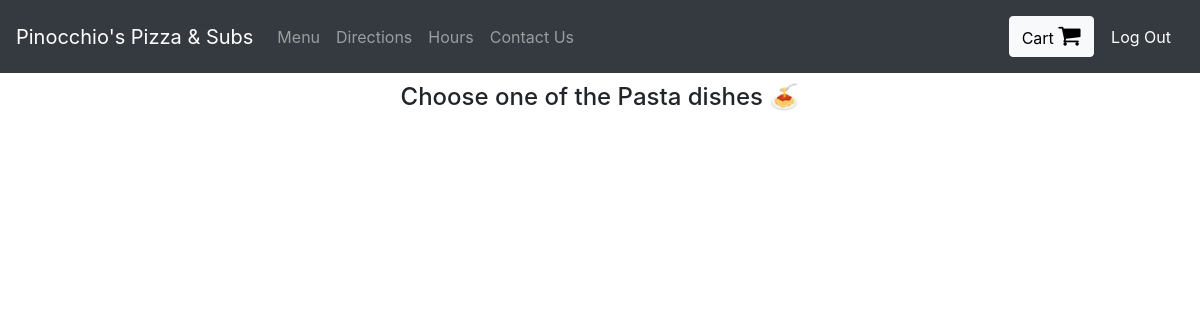
Before: /Pasta (signed in) with the older database file.
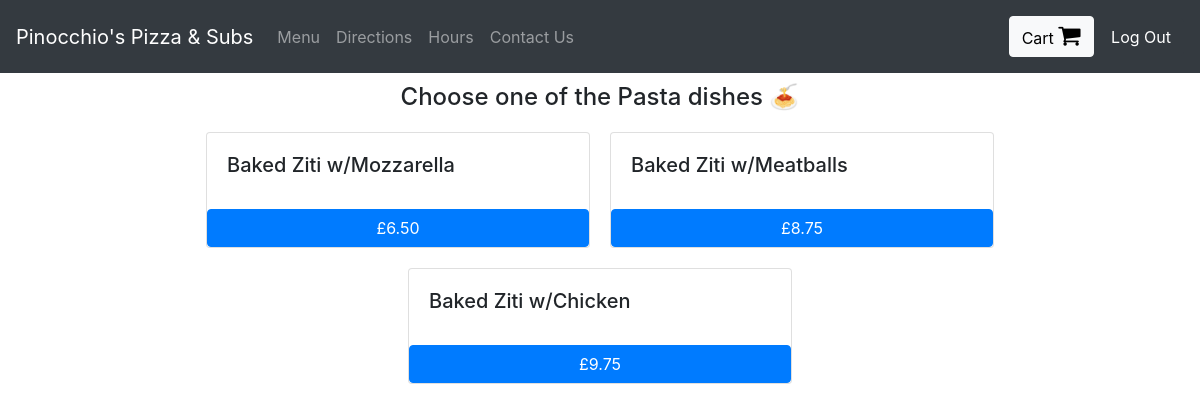
After: the same page with the newer database file.
### orders/models.py (models this page shows)
class Pasta(models.Model):
    dish_name = models.CharField(max_length=200)
    price = models.DecimalField(max_digits=6, decimal_places=2)
    def __str__(self):
        return f"{self.dish_name}"

### orders/views.py (the view)
# urls.py: path("Pasta", views.pasta, name="pasta"),
def pasta(request):
    if request.user.is_authenticated:
        return render(request, "orders/pasta.html", context = {"dishes":Pasta.objects.all})
    else:
        return redirect("orders:login")

### orders/templates/orders/pasta.html
{% extends 'orders/header.html' %}
{% block content %}
    <div class="container">
      <h4 style="margin:10px; text-align:center;"> Choose one of the Pasta dishes &#x1f35d </h4>
      <div class="row justify-content-center">
        {% for dish in dishes %}
            <div class="card" id="regular_pizza_card" style="width: 24rem; margin:10px;">
              <div class="card-body">
                <h5 class="card-title" >{{dish}}</h5>
              </div>
              <button class="btn btn-primary" onclick="add_to_cart({item_description:'{{dish}}' , price:{{dish.price}} })">£{{dish.price}}</button>
            </div>
        {% endfor %}
      </div>
    </div>
{% endblock %}

### orders/templates/orders/header.html (shortened to what this page needs)
<!doctype html>
<html lang="en">
  <head>
    <link rel="stylesheet" href="https://stackpath.bootstrapcdn.com/bootstrap/4.3.1/css/bootstrap.min.css">
    <link rel="stylesheet" href="https://cdnjs.cloudflare.com/ajax/libs/font-awesome/4.7.0/css/font-awesome.min.css">
    <link href="https://cdnjs.cloudflare.com/ajax/libs/toastr.js/latest/toastr.min.css" rel="stylesheet"/>
    {% load static %}
    <link rel="stylesheet" href="{% static 'orders/main.js' %}">
  </head>
  <body>
    <nav class="navbar navbar-expand-lg navbar-dark bg-dark">
      <a class="navbar-brand" href="#">Pinocchio's Pizza & Subs</a>
      <div class="collapse navbar-collapse" id="navbarText">
        {% if user.is_authenticated %}
        <ul class="navbar-nav mr-auto">
          <li class="nav-item">
            <a class="nav-link" href="/">Menu</a>
          </li>
          <li class="nav-item">
            <a class="nav-link" href="/directions">Directions</a>
          </li>
          <li class="nav-item">
            <a class="nav-link" href="/hours">Hours</a>
          </li>
          <li class="nav-item">
            <a class="nav-link" href="/contact">Contact Us</a>
          </li>
        </ul>
        <span class="navbar-text">
          <a href="/cart" class="btn btn-light" style="color:black;">Cart <i class="fa fa-shopping-cart" style="font-size:24px;"></i></a>
          <a href="/logout" class="btn btn-dark">Log Out</a>
        </span>
        {% endif %}
      </div>
    </nav>
    {% block content %}
    {% endblock %}
  </body>
</html>

Changed rows visible on the page:
added Pasta: dish_name "Baked Ziti w/Mozzarella", price "6.50"
added Pasta: dish_name "Baked Ziti w/Meatballs", price "8.75"
added Pasta: dish_name "Baked Ziti w/Chicken", price "9.75"
